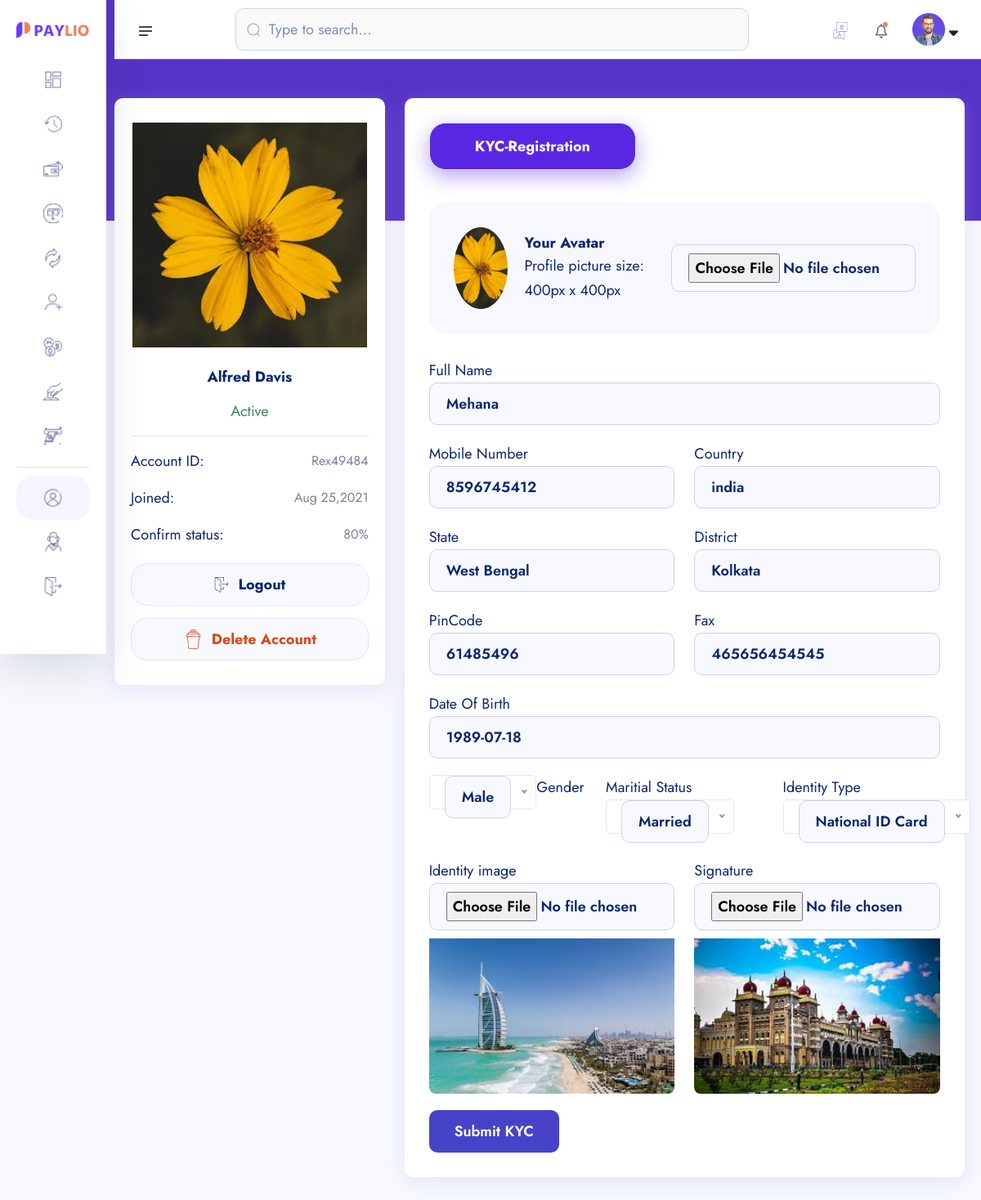
The page /account/kyc-reg/ (signed in) on the database its author committed.
### account/models.py (models this page shows, shortened)
class KYC(models.Model):
    id = models.UUIDField(primary_key=True, unique=True, default=uuid.uuid4, editable=False)
    user = models.OneToOneField(User, on_delete=models.CASCADE)
    account = models.OneToOneField(Account, on_delete=models.CASCADE, null=True, blank=True)
    full_name = models.CharField(max_length=1000)
    image = models.ImageField(upload_to='kyc', default='default.jpg')
    maritial_status = models.CharField(choices=MARITAL_STATUS, max_length=40)
    gender = models.CharField(choices=GENDER_STATUS, max_length=50)
    identity_types = models.CharField(choices=IDENTITY_TYPES, max_length=200)
    identity_image = models.ImageField(upload_to='kyc', null=True, blank=True)
    date_of_birth = models.DateTimeField(auto_now_add=False)
    signature = models.ImageField(upload_to='kyc', )
    country = models.CharField(max_length=100)
    state = models.CharField(max_length=100)
    district = models.CharField(max_length=100)
    pincode = models.CharField(max_length=50)
    mobile_number = models.CharField(max_length=100)
    fax = models.CharField(max_length=1000)
    date = models.DateField(auto_now_add=True)

### account/views.py (the view, shortened to what this page needs)
# urls.py: path("kyc-reg/", views.kyc_registration, name="kyc-reg"),
@login_required
def kyc_registration(request):
    user = request.user
    account = Account.objects.get(user = user)
    try:
        kyc = KYC.objects.get(user = user) # if user has already submitted kyc instead of creating new kyc user can update the existing kyc so this line is to check for already existing kyc.
    except KYC.DoesNotExist:
        kyc = None # if there there is no existing kyc for user will create new one.
    form = KYCForm(instance=kyc) # here the kyc is none it means it's a new form(refer line.no 39)
    context = {
            'account': account,
            'form': form,
            'kyc':kyc
        }
    return render(request, 'account/kyc-form.html', context)

### account/forms.py
class KYCForm(forms.ModelForm):
    identity_image = ImageField(widget=FileInput)
    image = ImageField(widget=FileInput)
    signature = ImageField(widget=FileInput)
    date_of_birth = forms.DateField(widget=DateInput (attrs={'placeholder': 'YYYY-MM-DD'}))
    class Meta:
        model = KYC
        fields = [
            'full_name',
            'image',
            'maritial_status',
            'gender',
            'identity_types',
            'identity_image',
            'date_of_birth',
            'signature',
            'country',
            'state',
            'district',
            'pincode',
            'mobile_number',
            'fax',
        ]
        widget = {
            'full_name': forms.TextInput( attrs={'placeholder': 'Full Name'} ),
            'mobile_number': forms.TextInput( attrs={'placeholder': 'Mobile Number'} ),
            'fax': forms.TextInput( attrs={'placeholder': 'Fax Number'} ),
            'country': forms.TextInput( attrs={'placeholder': 'Country'} ),
            'state': forms.TextInput( attrs={'placeholder': 'State'} ),
            'district': forms.TextInput( attrs={'placeholder': 'District'} ),
        }

### templates/account/kyc-form.html (shortened to what this page needs)
{% extends "partials/dashboard-base.html" %}
{% load static %}
{% block content %}
<section class="dashboard-section body-collapse account">
    <div class="overlay pt-120">
        <div class="container-fruid">
            <div class="main-content">
                <div class="row">
                    <div class="col-xxl-3 col-xl-4 col-md-6">
                        <div class="owner-details">
                            <div class="profile-area">
                                <div class="profile-img">
                                    <img src="{{ kyc.image.url }}" alt="image" style="border:50%">
                                </div>
                                <div class="name-area">
                                    <h6>Alfred Davis</h6>
                                    <p class="active-status">Active</p>
                                </div>
                            </div>
                            <div class="owner-info">
                                <ul>
                                    <li>
                                        <p>Account ID:</p>
                                        <span class="mdr">Rex49484</span>
                                    </li>
                                    <li>
                                        <p>Joined:</p>
                                        <span class="mdr">Aug 25,2021</span>
                                    </li>
                                    <li>
                                        <p>Confirm status:</p>
                                        <span class="mdr">80%</span>
                                    </li>
                                </ul>
                            </div>
                            <div class="owner-action">
                                <a href="javascript:void(0)">
                                    <img src="{% static 'assets1/images/icon/logout.png' %}" alt="image">
                                    Logout
                                </a>
                                <a href="javascript:void(0)" class="delete">
                                    <img src="{% static 'assets1/images/icon/delete-2.png' %}" alt="image">
                                    Delete Account
                                </a>
                            </div>
                        </div>
                    </div>
                    <div class="col-xxl-9 col-xl-8">
                        <div class="tab-main">
                            <ul class="nav nav-tabs" role="tablist">
                                <li class="nav-item" role="presentation">
                                    <button class="nav-link active" id="account-tab" data-bs-toggle="tab" data-bs-target="#account" type="button" role="tab" aria-controls="account" aria-selected="true">KYC-Registration</button>
                                </li>
                            </ul>
                            <div class="tab-content mt-40">
                                <div class="tab-pane fade show active" id="account" role="tabpanel" aria-labelledby="account-tab">
                                    <form method="POST" enctype="multipart/form-data">
                                        <div class="upload-avatar">
                                        <div class="avatar-left d-flex align-items-center">
                                            <div class="profile-img">
                                                <img src="{{kyc.image.url}}" style="width:100px; height:100px; border-radius:50%; object-fit:cover" alt="image">
                                            </div>
                                            <div class="instraction">
                                                <h6>Your Avatar</h6>
                                                <p>Profile picture size: 400px x 400px</p>
                                            </div>
                                        </div>
                                        <div class="avatar-right">
                                            {{form.image}}
                                        </div>
                                        </div>
                                        <div class="row justify-content-center">
                                            <div class="col-md-12">
                                                <div class="single-input">
                                                    <label for="fName">Full Name</label>
                                                    {{form.full_name}}
                                                </div>
                                            </div>
                                            <div class="col-md-6">
                                                <div class="single-input">
                                                    <label for="fName">Mobile Number</label>
                                                    {{form.mobile_number}}
                                                </div>
                                            </div>
                                            <div class="col-md-6">
                                                <div class="single-input">
                                                    <label for="fName">Country</label>
                                                    {{form.country}}
                                                </div>
                                            </div>
                                            <div class="col-md-6">
                                                <div class="single-input">
                                                    <label for="fName">State</label>
                                                    {{form.state}}
                                                </div>
                                            </div>
                                            <div class="col-md-6">
                                                <div class="single-input">
                                                    <label for="fName">District</label>
                                                    {{form.district}}
                                                </div>
                                            </div>
                                            <div class="col-md-6">
                                                <div class="single-input">
                                                    <label for="fName">PinCode</label>
                                                    {{form.pincode}}
                                                </div>
                                            </div>
                                            <div class="col-md-6">
                                                <div class="single-input">
                                                    <label for="fName">Fax</label>
                                                    {{form.fax}}
                                                </div>
                                            </div>
                                            <div class="col-md-12">
                                                <div class="single-input">
                                                    <label for="fName">Date Of Birth</label>
                                                    {{form.date_of_birth}}
                                                </div>
                                            </div>
                                            <div class="col-md-4">
                                                <div class="single-input">
                                                    <label for="fName">Gender</label>
                                                </div>
                                            </div>
                                            <div class="col-md-4">
                                                <div class="single-input">
                                                    <label for="fName">Maritial Status</label>
                                                </div>
                                            </div>
                                            <div class="col-md-4">
                                                <div class="single-input">
                                                    <label for="fName">Identity Type</label>
                                                </div>
                                            </div>
                                            <div class="col-md-6" style='padding-top:30px;'>
                                                <div class="single-input">
                                                    <label for="fName">Identity image</label>
                                                    {{form.identity_image}}
                                                    {% if kyc.identity_image %}
                                                    <img src ="{{ kyc.identity_image.url }}" style="width:100%; height:200px; border-radius:8px; object-fit:cover; padding-top:10px">
                                                    {% endif %}
                                                </div>
                                            </div>
                                            <div class="col-md-6" style='padding-top:30px;'>
                                                <div class="single-input">
                                                    <label for="fName">Signature</label>
                                                    {{form.signature}}
                                                    {% if kyc.signature %}
                                                    <img src ="{{ kyc.signature.url }}" style="width:100%; height:200px; border-radius:8px; object-fit:cover; padding-top:10px">
                                                    {% endif %}
                                                </div>
                                            </div>
                                            <br><br>
                                            <div class="col-md-12">
                                                <div class="btn-border">
                                                  <button class="cmn-btn" type="submit">Submit KYC</button>
                                                </div>
                                            </div>
                                        </div>
                                    </form>
                                </div>
                            </div>
                        </div>
                    </div>
                </div>
            </div>
        </div>
    </div>
</section>
{% endblock content %}

### rows shown on the page
KYC: image (picture), full_name "Mehana", mobile_number "8596745412", country "india", state "West Bengal", district "Kolkata", pincode "61485496", fax "465656454545", date_of_birth "1989-07-18", identity_image (picture), signature (picture)
